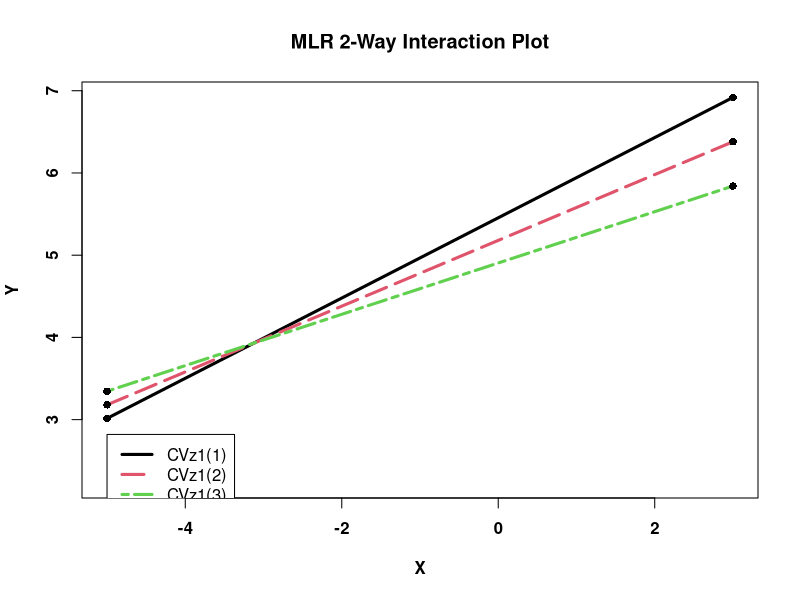
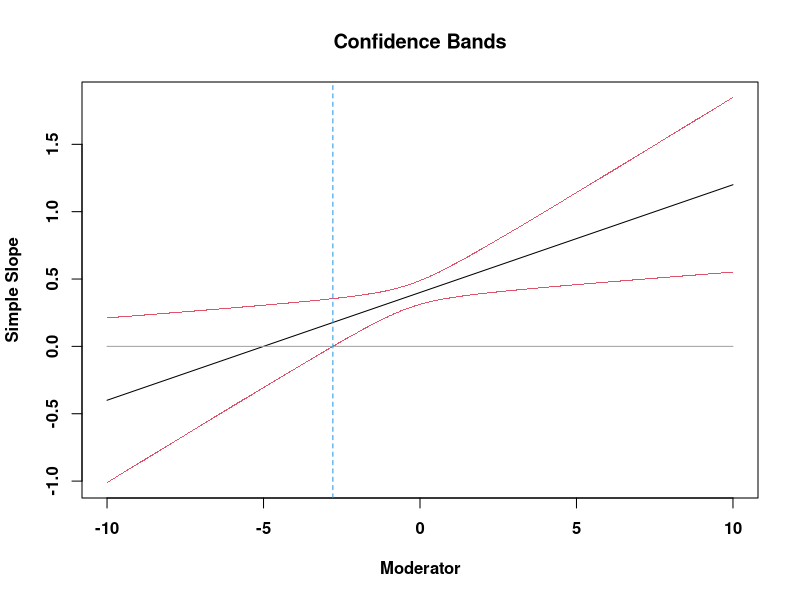

The R script that drew these images, in order: (Note: this script raises an error after producing the figures.)
#APA Style Simple Slope Plots

#See https://sakaluk.wordpress.com/2015/08/27/6-make-it-pretty-plotting-2-way-interactions-with-ggplot2/
#Will need to manually add in slope equations in a word doc after inserting PDF of plot
#Slope info can be found using the this tool: http://www.quantpsy.org/interact/mlr2.htm
    #Make sure to save the output from here in a word doc in case you need it later


library(psych)
library(ggplot2)

apatheme=theme_bw()+
  theme(panel.grid.major=element_blank(),
        panel.grid.minor=element_blank(),
        panel.border=element_blank(),
        axis.line=element_line(),
        text=element_text(family='Times'))



# Responsiveness X PAS

#Part 1
xx <- c(-5,3)   #  <-- change to alter plot dims
yy <- c(2.2342,6.919)   #  <-- change to alter plot dims
leg <- c(-5,2.8198)   #  <-- change to alter legend location
x <- c(-5,3)   #  <-- x-coords for lines
y1 <- c(3.015,6.919)
y2 <- c(3.18,6.38)
y3 <- c(3.345,5.841)
plot(xx,yy,type='n',font=2,font.lab=2,xlab='X',ylab='Y',main='MLR 2-Way Interaction Plot')
lines(x,y1,lwd=3,lty=1,col=1)
lines(x,y2,lwd=3,lty=5,col=2)
lines(x,y3,lwd=3,lty=6,col=3)
points(x,y1,col=1,pch=16)
points(x,y2,col=1,pch=16)
points(x,y3,col=1,pch=16)
legend(leg[1],leg[2],legend=c('CVz1(1)','CVz1(2)','CVz1(3)'),lwd=c(3,3,3),lty=c(1,5,6),col=c(1,2,3))


z1=-10  #supply lower bound for z
z2=10   #supply upper bound for z
z <- seq(z1,z2,length=1000)
fz <- c(z,z)
y1 <- (0.4+0.08*z)+(1.9725*sqrt(0.002+(2*z*0.0003)+((z^2)*0.001)))
y2 <- (0.4+0.08*z)-(1.9725*sqrt(0.002+(2*z*0.0003)+((z^2)*0.001)))
fy <- c(y1,y2)
fline <- (0.4+0.08*z)
plot(fz,fy,type='p',pch='.',font=2,font.lab=2,col=2,xlab='Moderator',ylab='Simple Slope',main='Confidence Bands')
lines(z,fline)
f0 <- array(0,c(1000))
lines(z,f0,col=8)
abline(v=-21.7932,col=4,lty=2)
abline(v=-2.7838,col=4,lty=2)

#Part 2

respXPAS_ss=ggplot(ds, aes(x = iris_r_centered, y = eff_comp)) +
  geom_point(alpha = 0.00) +
  labs(x = 'Emotional Responsiveness', y = 'IER Effectiveness') +
  scale_size_continuous(guide = "none") +
  geom_abline(aes(intercept=5.455, slope=0.488, linetype='+1SD PAS')) +
  geom_abline(aes(intercept=5.18, slope=0.4, linetype='Mean PAS')) +
  geom_abline(aes(intercept=4.905, slope=0.312, linetype='-1SD PAS')) +
  scale_linetype_manual(values=c('solid','dashed','dotted'), breaks=c('+1SD PAS','Mean PAS','-1SD PAS'),name=NULL)+ apatheme

respXPAS_ss + expand_limits(x = c(-5, 3), y = c(2, 7))

ggsave(file = "respXPAS_ss.pdf")   

#--------------------------------------------------------------------------------------------------

### Cog X PAS 

#Part 1

xx <- c(-5,3)   #  <-- change to alter plot dims
yy <- c(2.5906,6.8248)   #  <-- change to alter plot dims
leg <- c(-5,3.1199)   #  <-- change to alter legend location
x <- c(-5,3)   #  <-- x-coords for lines
y1 <- c(3.4884,6.8248)
y2 <- c(3.3924,6.3409)
y3 <- c(3.2963,5.8571)
plot(xx,yy,type='n',font=2,font.lab=2,xlab='X',ylab='Y',main='MLR 2-Way Interaction Plot')
lines(x,y1,lwd=3,lty=1,col=1)
lines(x,y2,lwd=3,lty=5,col=2)
lines(x,y3,lwd=3,lty=6,col=3)
points(x,y1,col=1,pch=16)
points(x,y2,col=1,pch=16)
points(x,y3,col=1,pch=16)
legend(leg[1],leg[2],legend=c('CVz1(1)','CVz1(2)','CVz1(3)'),lwd=c(3,3,3),lty=c(1,5,6),col=c(1,2,3))

z1=-10  #supply lower bound for z
z2=10   #supply upper bound for z
z <- seq(z1,z2,length=1000)
fz <- c(z,z)
y1 <- (0.36857+0.04407*z)+(1.9725*sqrt(0.0015938342+(2*z*0.0002193848)+((z^2)*0.0006529323)))
y2 <- (0.36857+0.04407*z)-(1.9725*sqrt(0.0015938342+(2*z*0.0002193848)+((z^2)*0.0006529323)))
fy <- c(y1,y2)
fline <- (0.36857+0.04407*z)
plot(fz,fy,type='p',pch='.',font=2,font.lab=2,col=2,xlab='Moderator',ylab='Simple Slope',main='Confidence Bands')
lines(z,fline)
f0 <- array(0,c(1000))
lines(z,f0,col=8)
abline(v=-3.9143,col=4,lty=2)
abline(v=55.3539,col=4,lty=2)

#Part 2

cogXPAS_ss=ggplot(ds, aes(x = iris_cs_centered, y = eff_comp)) +
  geom_point(alpha = 0.00) +
  labs(x = 'Cognitive Support', y = 'IER Effectiveness') +
  scale_size_continuous(guide = "none") +
  geom_abline(aes(intercept=5.5737, slope=0.417, linetype='+1SD PAS')) +
  geom_abline(aes(intercept=5.2352, slope=0.3686, linetype='Mean PAS')) +
  geom_abline(aes(intercept=4.8968, slope=0.3201, linetype='-1SD PAS')) +
  scale_linetype_manual(values=c('solid','dashed','dotted'), breaks=c('+1SD PAS','Mean PAS','-1SD PAS'),name=NULL)+ apatheme

cogXPAS_ss

cogXPAS_ss + expand_limits(x = c(-5, 3), y = c(2, 7))

ggsave(file = "cogXPAS_ss.pdf")   

#--------------------------------------------------------------------------------------------------

# Solicitation X PAS 

#Part 1
xx <- c(1,2)   #  <-- change to alter plot dims
yy <- c(4.698,6.2087)   #  <-- change to alter plot dims
leg <- c(1,4.8869)   #  <-- change to alter legend location
x <- c(1,2)   #  <-- x-coords for lines
y1 <- c(6.0581,6.2087)
y2 <- c(5.504,5.9144)
y3 <- c(4.9498,5.6201)
plot(xx,yy,type='n',font=2,font.lab=2,xlab='X',ylab='Y',main='MLR 2-Way Interaction Plot')
lines(x,y1,lwd=3,lty=1,col=1)
lines(x,y2,lwd=3,lty=5,col=2)
lines(x,y3,lwd=3,lty=6,col=3)
points(x,y1,col=1,pch=16)
points(x,y2,col=1,pch=16)
points(x,y3,col=1,pch=16)
legend(leg[1],leg[2],legend=c('CVz1(1)','CVz1(2)','CVz1(3)'),lwd=c(3,3,3),lty=c(1,5,6),col=c(1,2,3))

z1=-10  #supply lower bound for z
z2=10   #supply upper bound for z
z <- seq(z1,z2,length=1000)
fz <- c(z,z)
y1 <- (0.41045+-0.23618*z)+(1.9725*sqrt(0.01728333+(2*z*0.00004213929)+((z^2)*0.01327744)))
y2 <- (0.41045+-0.23618*z)-(1.9725*sqrt(0.01728333+(2*z*0.00004213929)+((z^2)*0.01327744)))
fy <- c(y1,y2)
fline <- (0.41045+-0.23618*z)
plot(fz,fy,type='p',pch='.',font=2,font.lab=2,col=2,xlab='Moderator',ylab='Simple Slope',main='Confidence Bands')
lines(z,fline)
f0 <- array(0,c(1000))
lines(z,f0,col=8)
abline(v=0.5271,col=4,lty=2)
abline(v=46.6163,col=4,lty=2)

#Part 2

seekingXPAS_ss=ggplot(ds, aes(x = seeking, y = eff_comp)) +
  geom_point(alpha = 0.00) +
  labs(x = 'Youth-Solicited IER', y = 'IER Effectiveness') +
  scale_size_continuous(guide = "none") +
  geom_abline(aes(intercept=5.9074, slope=0.1507, linetype='+1SD PAS')) +
  geom_abline(aes(intercept=5.0935, slope=0.4105, linetype='Mean PAS')) +
  geom_abline(aes(intercept=4.2796, slope=0.6702, linetype='-1SD PAS')) +
  scale_linetype_manual(values=c('solid','dashed','dotted'), breaks=c('+1SD PAS','Mean PAS','-1SD PAS'),name=NULL)+ apatheme

seekingXPAS_ss

seekingXPAS_ss + ylim(3, 7)

ggsave(file = "seekingXPAS_ss.pdf")   
